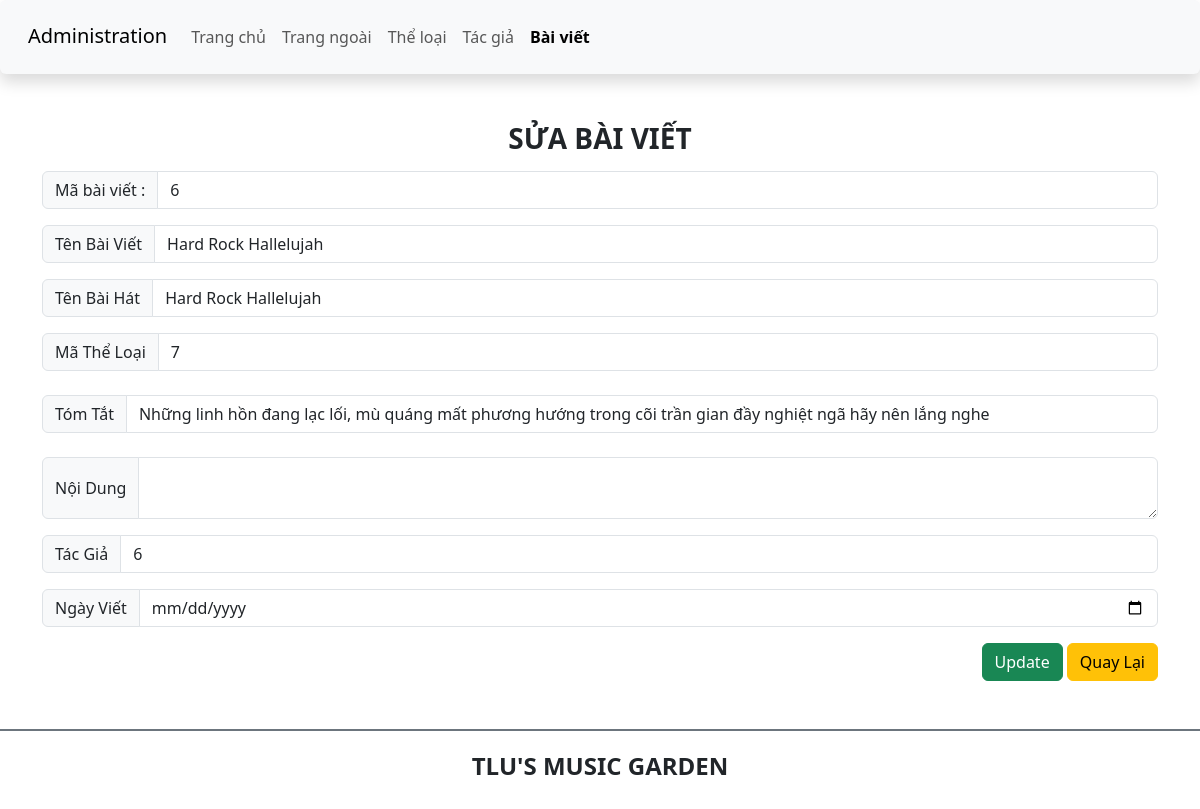
Page /admin/edit_article.php?id=6 on the committed database.
### tables this page shows
CREATE TABLE `baiviet` (
  `ma_bviet` int(11) NOT NULL,
  `tieude` varchar(200) NOT NULL,
  `ten_bhat` varchar(100) NOT NULL,
  `ma_tloai` int(11) NOT NULL,
  `tomtat` text NOT NULL,
  `noidung` text DEFAULT NULL,
  `ma_tgia` int(11) NOT NULL,
  `ngayviet` datetime NOT NULL,
  `hinhanh` varchar(200) DEFAULT NULL
);

### admin/edit_article.php (the view, shortened to what this page needs)
<?php
include 'db.php';
if (isset($_GET['id']) && !empty($_GET['id'])) {
    $ma_bviet = $_GET['id'];
    $sql = "SELECT * FROM baiviet WHERE ma_bviet = '$ma_bviet'";
    $result = $conn->query($sql);
    if ($result->num_rows > 0) {
        $row = $result->fetch_assoc();
        $tieude = $row['tieude'];
        $ten_bhat = $row['ten_bhat'];
        $ma_tloai = $row['ma_tloai'];
        $tomtat = $row['tomtat'];
        $noidung = $row['noidung'];
        $ma_tgia = $row['ma_tgia'];
        $ngayviet = $row['ngayviet'];
    } else {
        echo "Không tìm thấy bài viết.";
    }
} else {
    echo "Tham số ID không hợp lệ.";
}
?>
<!DOCTYPE html>
<html lang="en">
<head>
    <link href="https://cdn.jsdelivr.net/npm/bootstrap@5.3.0-alpha1/dist/css/bootstrap.min.css" rel="stylesheet">
    <link rel="stylesheet" href="https://cdnjs.cloudflare.com/ajax/libs/font-awesome/6.3.0/css/all.min.css" />
    <link rel="stylesheet" href="css/style_login.css">
</head>
<body>
    <header>
        <nav class="navbar navbar-expand-lg bg-body-tertiary shadow p-3 bg-white rounded">
            <div class="container-fluid">
                <div class="h3">
                    <a class="navbar-brand" href="#">Administration</a>
                </div>
                <div class="collapse navbar-collapse" id="navbarSupportedContent">
                <ul class="navbar-nav me-auto mb-2 mb-lg-0">
                    <li class="nav-item">
                        <a class="nav-link" aria-current="page" href="./">Trang chủ</a>
                    </li>
                    <li class="nav-item">
                        <a class="nav-link" href="../index.php">Trang ngoài</a>
                    </li>
                    <li class="nav-item">
                        <a class="nav-link " href="category.php">Thể loại</a>
                    </li>
                    <li class="nav-item">
                        <a class="nav-link" href="author.php">Tác giả</a>
                    </li>
                    <li class="nav-item">
                        <a class="nav-link active fw-bold" href="article.php">Bài viết</a>
                    </li>
                </ul>
                </div>
            </div>
        </nav>
    </header>
    <main class="container mt-5 mb-5">
    <div class="row">
        <div class="col-sm">
            <h3 class="text-center text-uppercase fw-bold">Sửa bài viết</h3>
            <form action="" method="post">
            <div class="input-group mt-3 mb-3">
                    <span class="input-group-text" id="lblCatName">Mã bài viết :  </span>
                    <input type="text" class="form-control" name="ma_bviet" value="<?php echo $ma_bviet; ?>"required readonly>
                </div>
                <div class="input-group mt-3 mb-3">
                    <span class="input-group-text" id="lblCatName">Tên Bài Viết</span>
                    <input type="text" class="form-control" name="tieude" value="<?php echo $tieude; ?>" required>
                </div>
                <div class="input-group mt-3 mb-3">
                    <span class="input-group-text" id="lblCatName">Tên Bài Hát</span>
                    <input type="text" class="form-control" name="ten_bhat" value="<?php echo $ten_bhat; ?>" required>
                </div>
                <div class="input-group mt-3 mb-3">
                    <span class="input-group-text" id="lblCatName">Mã Thể Loại </span>
                    <input type="text" class="form-control" name="ma_tloai" value="<?php echo $ma_tloai; ?>" required>
                </div>
                <div class="input-group mt-4 mb-4">
                    <span class="input-group-text" id="lblCatName">Tóm Tắt </span>
                    <input class="form-control" name="tomtat" value="<?php echo $tomtat; ?>"required>
                </div>
                <div class="input-group mt-3 mb-3">
                    <span class="input-group-text" id="lblCatName">Nội Dung</span>
                    <textarea class="form-control" name="noidung" value="<?php echo $noidung; ?>"required></textarea>
                </div>
                <div class="input-group mt-3 mb-3">
                    <span class="input-group-text" id="lblCatName">Tác Giả</span>
                    <input type="text" class="form-control" name="ma_tgia" value="<?php echo $ma_tgia; ?>"required>
                </div>
                <div class="input-group mt-3 mb-3">
                    <span class="input-group-text" id="lblCatName">Ngày Viết </span>
                    <input type="date" class="form-control" name="ngayviet" value="<?php echo $ngayviet; ?>" required>
                </div>
                <div class="form-group float-end ">
                    <input type="submit" value="Update" class="btn btn-success">
                    <a href="article.php" class="btn btn-warning">Quay Lại</a>
                </div>
            </form>
        </div>
    </div>
</main>
    <footer class="bg-white d-flex justify-content-center align-items-center border-top border-secondary  border-2" style="height:80px">
        <h4 class="text-center text-uppercase fw-bold">TLU's music garden</h4>
    </footer>
</body>
</html>

### rows in the picture
baiviet: tieude "Hard Rock Hallelujah", ten_bhat "Hard Rock Hallelujah", ma_tloai "7", tomtat "Những linh hồn đang lạc lối, mù quáng mất phương hướng trong cõi trần gian đầy nghiệt ngã hãy nên lắng nghe", ma_tgia "6"
